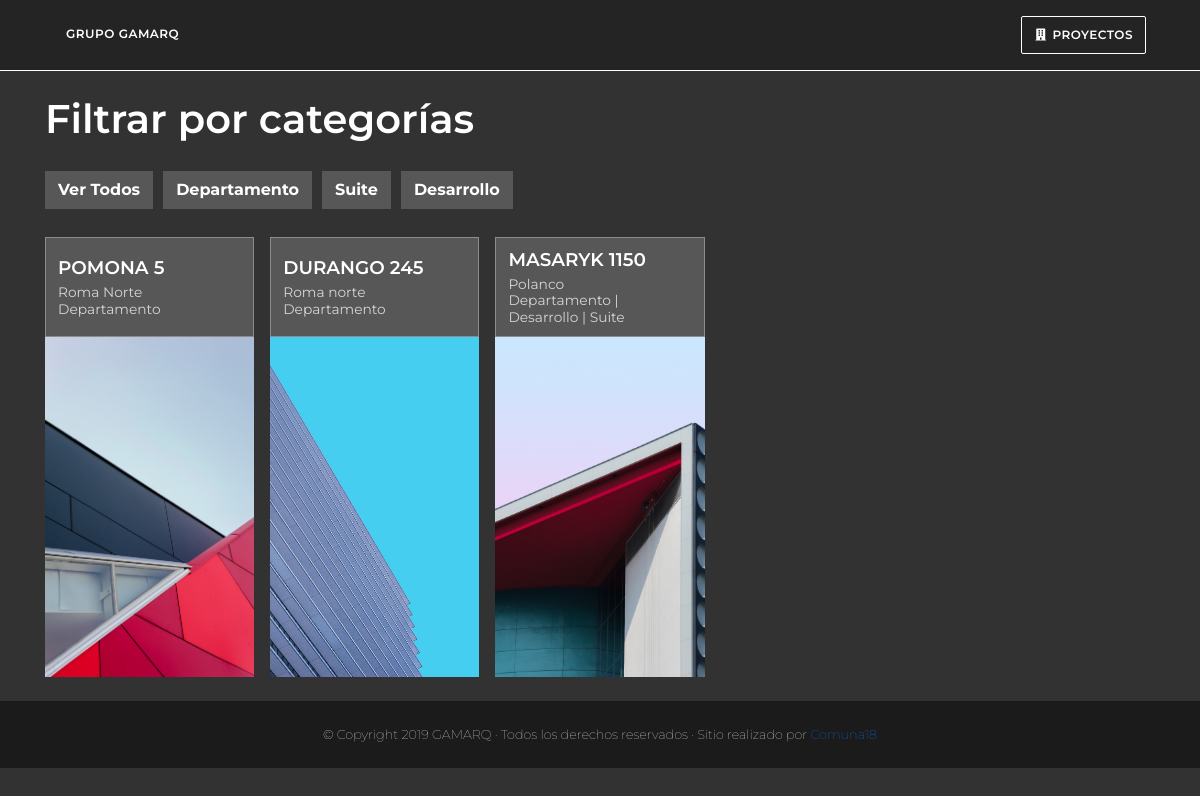
/listado/, run on the app's committed database.
### developments/models.py (models this page shows, shortened)
class Type(models.Model):
    class Meta:
        verbose_name = 'Tipo'
        verbose_name_plural = 'Tipos'
        ordering = ['name']
    name = models.CharField('Type', max_length=128)
    def __str__(self):
        return self.name

class Development(models.Model):
    class Meta:
        verbose_name = 'Desarrollo'
        verbose_name_plural = 'Desarrollos'
    name = models.CharField('Nombre', max_length=256)
    slug = models.SlugField('Slug', max_length=256)
    address = models.CharField('Dirección', max_length=256)
    description = models.TextField('Resumen', max_length=1056)
    neighborhood = models.CharField('Colonia', max_length=256)
    slogan = models.CharField('Slogan', max_length=256)
    status = models.ManyToManyField('developments.Status')
    category = models.ManyToManyField('developments.Type')
    about = models.TextField('Acerca del desarrollo', max_length=1056)
    is_featured = models.BooleanField('Aparece en el home?', default=False)
    image = models.ImageField('Imagen principal')
    logo = models.ImageField('Logo del desarrollo', null=True, blank=True)
    video = models.CharField('url del video subido a un CDN', blank=True, max_length=256)
    website = models.URLField(blank=True)

### developments/views.py (the view)
# urls.py: path('listado/', views.ProjectListView.as_view(), name='listado'),
class ProjectListView(ListView):
    template_name = "listado.html"
    model = Development
    def get_context_data(self, *args, **kwargs):
        context = super().get_context_data(*args, **kwargs)
        context.update({
            "filter_types": set(Type.objects.all().filter(development__isnull=False))})
        return context

### developments/templates/listado.html (shortened to what this page needs)
{% extends 'base.html' %}
{% load static %}
{% load thumbnail %}
{% block content %}
  <main class="container">
    <h1 class="text-white font-weight-bold mb-0 pt-4">Filtrar por categorías</h1>
    <div class="header my-4 text-white">
      <div class="d-flex flex-wrap filter-grid-sm">
        <button class="btn btn-filter my-1 btn-desarrollo" data-filter="all">Ver Todos</button>
        {% for type in filter_types  %}
            <button class="btn btn-filter my-1 btn-desarrollo" data-filter=".{{type}}">{{ type }}</button>
        {% endfor %}
      </div>
    </div>
    <div class="grid pb-4">
      {% for development in object_list %}
      <div class="dev-item mix {% for type in development.category.all %}{{ type }} {% endfor %}">
      <a href="{% url 'detalle' development.slug %}">
        <div class="dev-content">
          <div class="dev-title">
            <h3>{{ development.name }} <span>
             {{ development.neighborhood }}<br>{% for type in development.category.all  %}
                {{ type }} {% if not forloop.last %}| {% endif %}
              {% endfor %}</span></h3>
          </div>
          <div class="photothumb-wrapper">
            {% thumbnail development.image "500x500" crop="center" as im %}
                <img src="{{ im.url }}" width="{{ im.width }}" height="{{ im.height }}">
            {% endthumbnail %}
          </div>
        </div>
      </a>
    </div>
  {% endfor %}
</div>
</main>
{% endblock content %}

### developments/templates/base.html (shortened to what this page needs)
{% load static %}
<html class="no-js" lang="">
	<head>
		<link rel="stylesheet" href="https://stackpath.bootstrapcdn.com/bootstrap/4.2.1/css/bootstrap.min.css">
		<link rel="stylesheet" href="{% static 'css/styles.css' %}">
		<link rel="stylesheet" type="text/css" href="https://cdnjs.cloudflare.com/ajax/libs/slick-carousel/1.9.0/slick.css">
		<link rel="stylesheet" href="https://use.fontawesome.com/releases/v5.7.0/css/all.css">
    	<link rel="stylesheet" href="https://cdn.jsdelivr.net/gh/fancyapps/fancybox@3.5.6/dist/jquery.fancybox.min.css" />
	</head>
	<body>
		<nav class="bg-nav">
		  <ul class="nav px-lg-4 container">
		    <li class="nav-item">
		      <a class="nav-link button button-nav" href="/">GRUPO GAMARQ</a>
		    </li>
		    <li class="ml-auto nav-item">
		      <a class="nav-link button button-nav project-button button" href="{% url 'listado' %}"><i class="fa-fw fas fa-building"></i> Proyectos</a>
		    </li>
		  </ul>
		</nav>
		{% block content %}
		{% endblock %}
		<footer class="bg-dark p-4">
			<small class="text-center font-weight-lighter text-white d-block">© Copyright 2019 GAMARQ · Todos los derechos reservados · Sitio realizado por <a href="http://www.comuna18.com/">Comuna18</a></small>
		</footer>
	</body>
</html>

### developments/static/css/styles.css (style rules this page uses)
body, html { font-family: 'Montserrat'; scroll-behavior: smooth; text-rendering: optimizeLegibility; -webkit-font-smoothing: antialiased; -moz-osx-font-smoothing: grayscale; -webkit-box-sizing: border-box; box-sizing: border-box; background: #323232; }
*, *:before, *:after { -webkit-box-sizing: inherit; box-sizing: inherit; }
a { text-decoration: none !important; }
button { all: unset; width: auto !important; cursor: pointer; }
.project-button { border: 1px solid white; }
.button { background: white; padding: .75em 1em; border-radius: 2px; text-transform: uppercase; font-size: 90%; font-weight: 500; font-family: 'Roboto'; -webkit-transition: all 400ms ease; -o-transition: all 400ms ease; transition: all 400ms ease; }
.button-nav { background: transparent; color: white; }
.font-weight-bold { font-weight: 600 !important; }
.nav { padding: 1em .25em; }
.nav-link { color: white; }
.bg-dark { background-color: #1b1b1b !important; }
.bg-nav { background: #242424; border-bottom: 1px solid white; }
.bg-nav .nav-link { color: white; letter-spacing: 0.5px; font-weight: 600; font-size: 75%; font-family: 'Montserrat'; }
.grid { display: -ms-grid; display: grid; -ms-grid-columns: 1fr 1fr 1fr 1fr 1fr; grid-template-columns: 1fr 1fr 1fr 1fr 1fr; grid-gap: 1em; }
@media only screen and (max-width: 1500px) and (min-width: 1200px) { .grid { -ms-grid-columns: 1fr 1fr 1fr 1fr 1fr; grid-template-columns: 1fr 1fr 1fr 1fr 1fr; } }
.dev-title { padding: .75em; background: #575757; color: white; height: 100px; display: -webkit-box; display: -ms-flexbox; display: flex; -webkit-box-orient: vertical; -webkit-box-direction: normal; -ms-flex-direction: column; flex-direction: column; border: 1px solid #8c8c8c; -webkit-box-pack: center; -ms-flex-pack: center; justify-content: center; }
.dev-title h3 { font-weight: 600; line-height: 1.2; text-transform: uppercase; font-size: 1.15em; margin-bottom: 0; }
.dev-title h3 span { margin-top: 5px; font-weight: 400; text-transform: none; display: block; font-size: 75%; opacity: .75; }
.photothumb-wrapper img { width: 100%; height: 340px; -o-object-fit: cover; object-fit: cover; }
.suite img { width: 100%; }
.desarrollo img { width: 100%; min-height: 21em; -o-object-fit: cover; object-fit: cover; }
.btn { border-radius: 0; -webkit-transition: all 400ms ease; -o-transition: all 400ms ease; transition: all 400ms ease; }
.btn-filter { font-size: 1em; font-weight: bold; color: white; width: 10em; margin: 0 10px 0 0; }
.btn-desarrollo { background: #575757; }

### data on the page
Type: name "Departamento"
Type: name "Suite"
Type: name "Desarrollo"
Development: name "POMONA 5", neighborhood "Roma Norte", shows a picture
Development: name "DURANGO 245", neighborhood "Roma norte", shows a picture
Development: name "MASARYK 1150", neighborhood "Polanco", shows a picture
